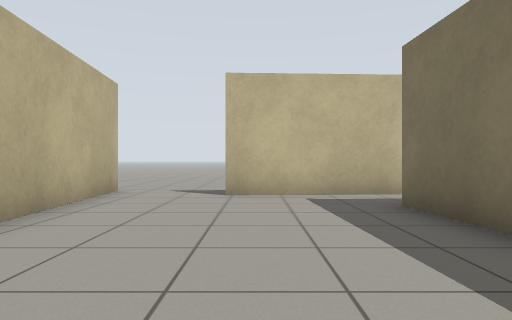
View 1 (above)

24 first-person views from a walk through a world built for the Gazebo simulator. The camera is 0.72 m above the floor, looks level and sees 70° across. The floor is counted in squares, 1 m on a side. Each view is taken from the middle of a square. On the plan, view 1 faces up. The plan holds only what a view shows up to about 11 squares ahead; the rest is blank.

View 2
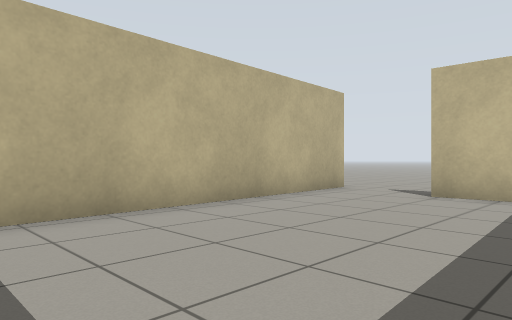

View 3
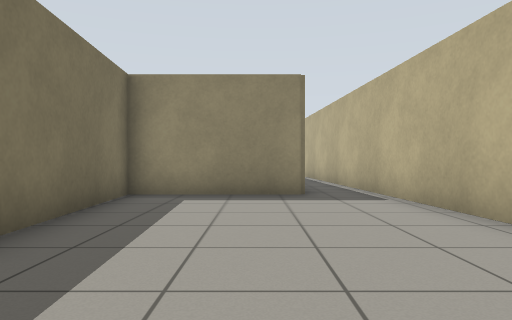

View 4
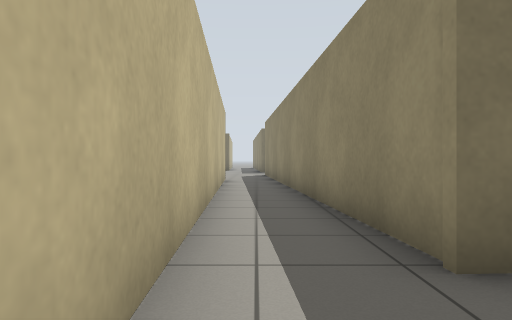

View 5
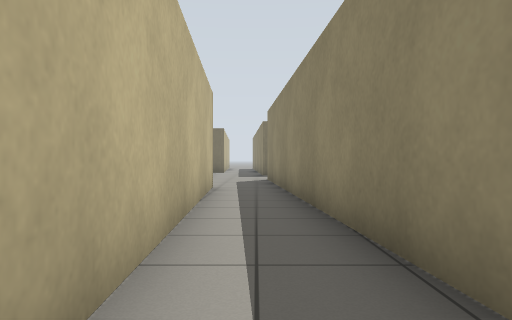

View 6
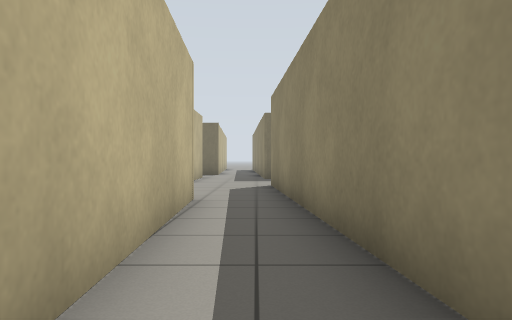

View 7
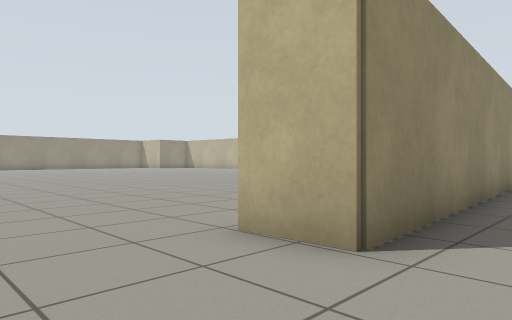

View 8
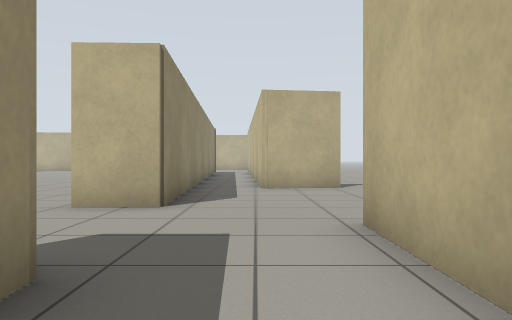

View 9
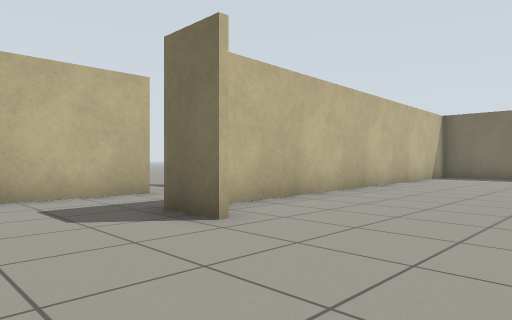

View 10
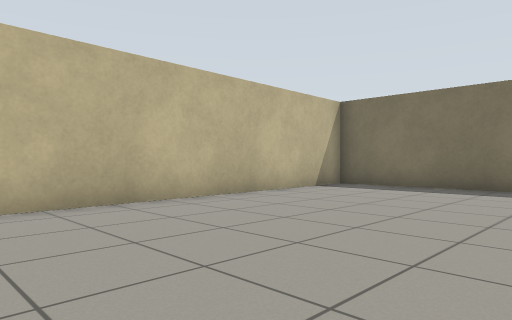

View 11
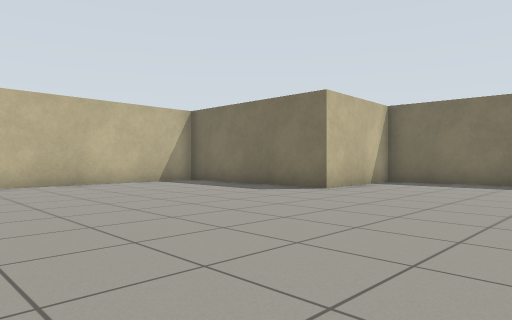

View 12
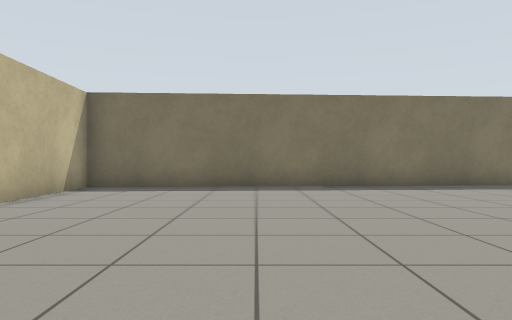

View 13
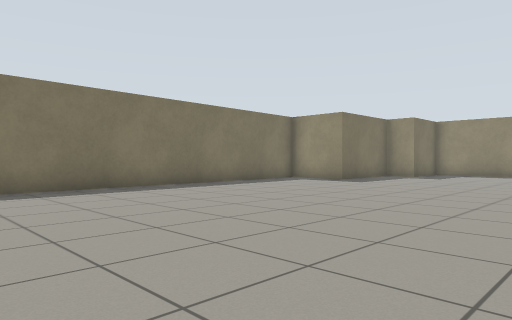

View 14
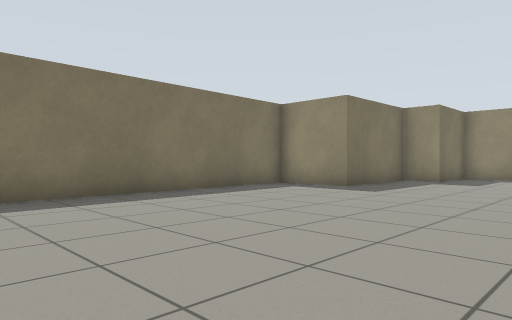

View 15
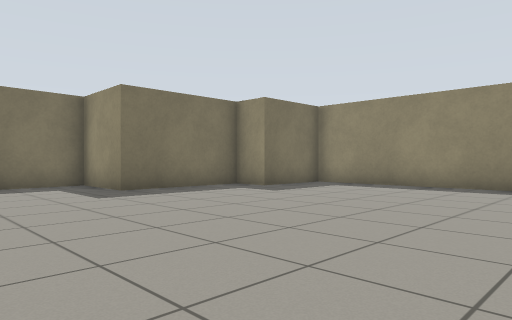

View 16
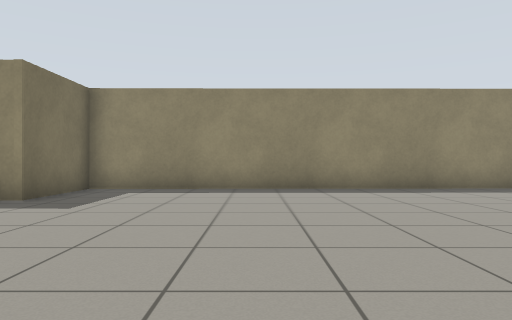

View 17
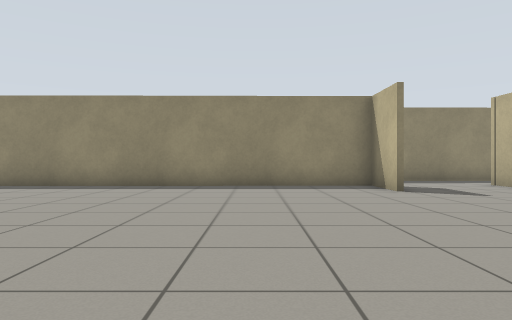

View 18
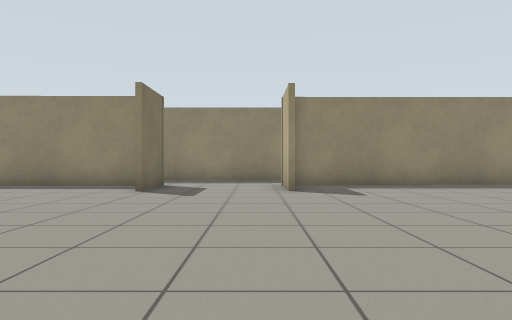

View 19
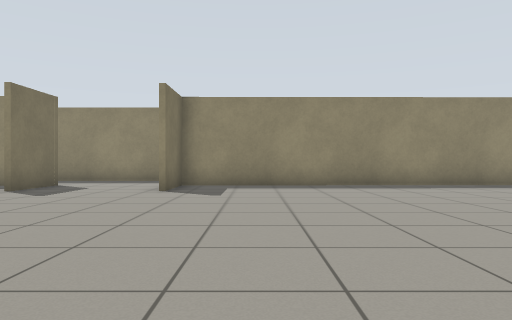

View 20
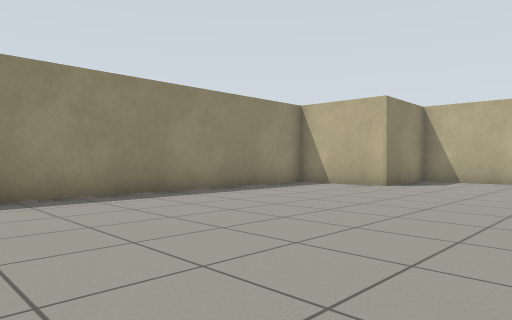

View 21
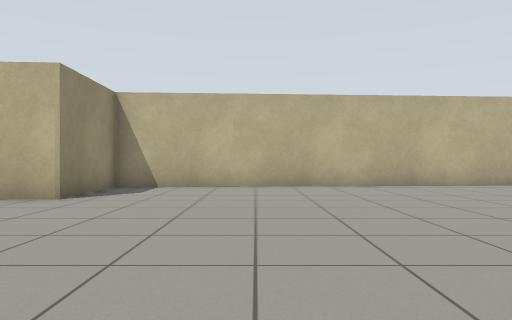

View 22
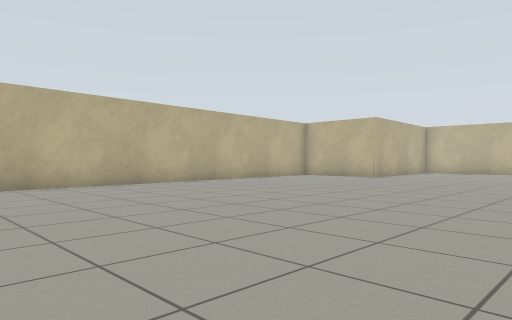

View 23
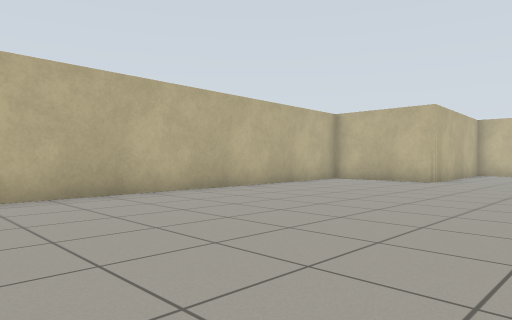

View 24
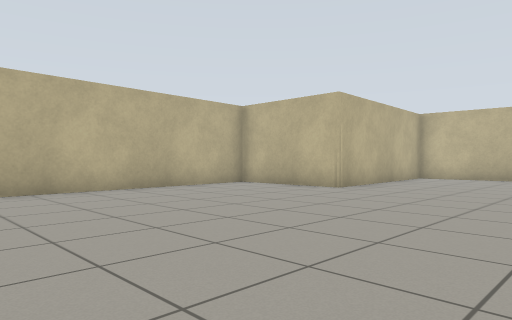

### Floor plan
Ten units are one square. View 1 is at (0, 0); x grows to the right and y downward. Boxes are objects, and circles mark ways between rooms. Rooms are numbered by the first view taken in them; rooms with no view inside come last. Other rooms are left out.
<svg viewBox="-36 -120 428 365">
<path fill="none" stroke="#000" d="M-11 6 27 6 23 -57 134 -64M-31 -75 -24 41M137 -81 -6 -75M208 214 208 232 351 231 351 205 363 205 363 168 387 169 376 -15 338 -12 338 -71 219 -66M172 215 172 235M206 234 206 214M208 -54 208 -68M206 -92 189 -92M27 -13 28 7 6 7M48 233 171 232 171 215M-8 22 4 207 33 206 34 220M220 -92 206 -92M135 -102 137 -81M134 -64 174 -66 175 -51"/>
<circle cx="140" cy="-70" r="3" fill="#2a7"/>
<circle cx="180" cy="-70" r="3" fill="#2a7"/>
<circle cx="210" cy="-80" r="3" fill="#2a7"/>
<text x="10" y="-40">1</text>
<text x="190" y="90">2</text>
<text x="210" y="-100">3</text>
</svg>
Room 1 opens to room 3. Room 2 opens to room 3.

Where each view was taken, in squares from view 1:
view 1: 0 up, 0 right, facing up
view 2: 0 up, 2 right, facing up-left
view 3: 7 up, 0 right, facing down
view 4: 7 up, 0 right, facing right
view 5: 7 up, 4 right, facing right
view 6: 7 up, 7 right, facing right
view 7: 8 up, 20 right, facing down-left
view 8: 8 up, 23 right, facing left
view 9: 2 up, 18 right, facing up-right
view 10: 1 up, 24 right, facing up-right
view 11: 4 down, 26 right, facing up-right
view 12: 3 down, 28 right, facing right
view 13: 5 down, 29 right, facing down-right
view 14: 8 down, 31 right, facing down-right
view 15: 13 down, 28 right, facing down-right
view 16: 14 down, 31 right, facing down
view 17: 13 down, 24 right, facing down
view 18: 13 down, 18 right, facing down
view 19: 13 down, 15 right, facing down
view 20: 16 down, 13 right, facing down-left
view 21: 17 down, 10 right, facing left
view 22: 15 down, 10 right, facing up-left
view 23: 13 down, 7 right, facing up-left
view 24: 9 down, 8 right, facing up-left
